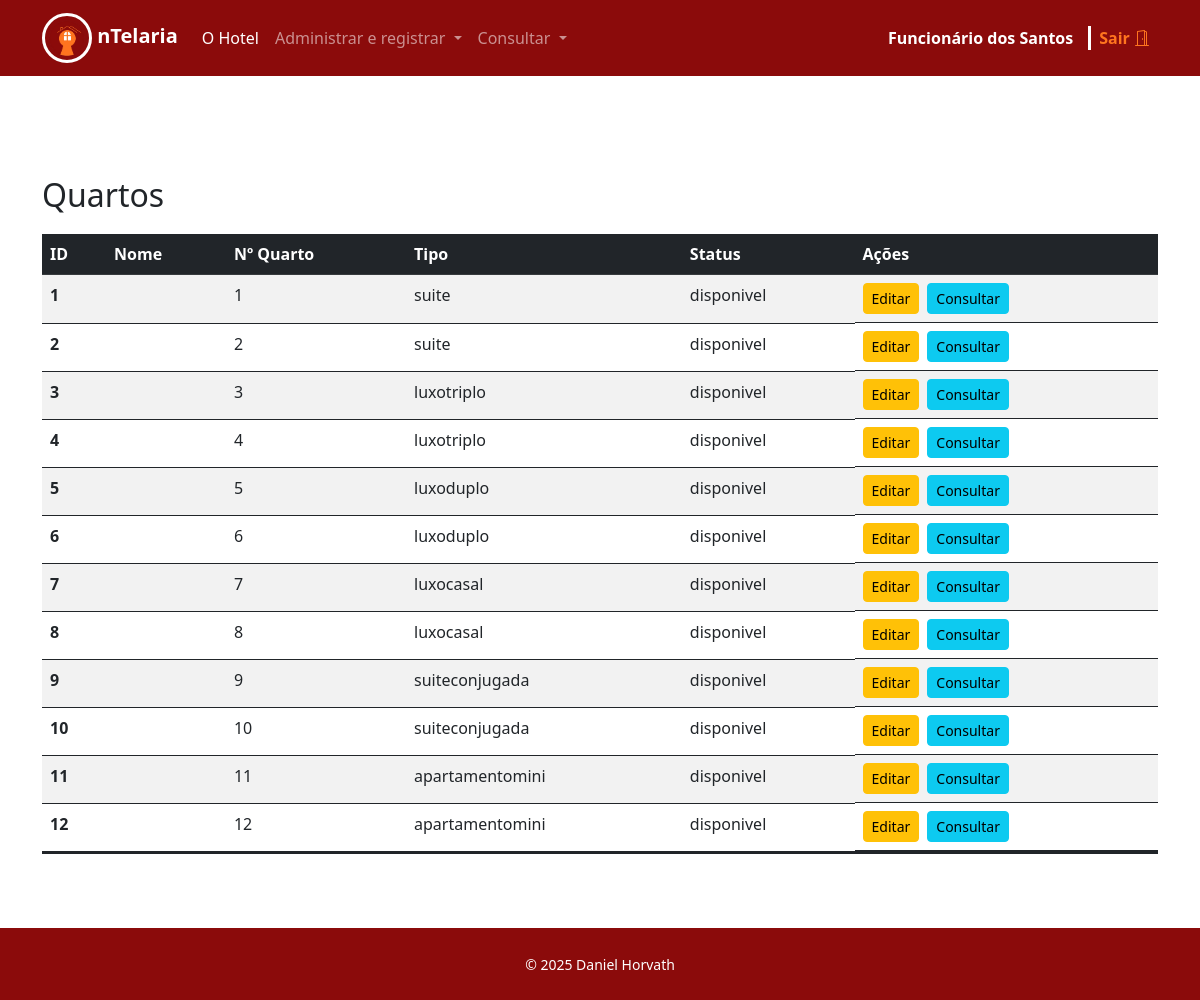
The page /funcionarios/consultarquartos.php (signed in) on the database its author committed.
### tables this page shows
CREATE TABLE quartos (
	id INT PRIMARY KEY AUTO_INCREMENT,
    hospede_id INT NOT NULL,
    numero VARCHAR(10) NOT NULL UNIQUE,
    tipo VARCHAR(50) NOT NULL,
    capacidade INT NOT NULL,
    preco_diaria DECIMAL(10, 2) NOT NULL,
    descricao TEXT,
    status ENUM('disponivel', 'indisponivel', 'manutencao') DEFAULT 'disponivel'
);

### funcionarios/consultarquartos.php (the view, shortened to what this page needs)
<?php
    require("cabecalho.php");
    require("../db/conexao.php");
    try{
        $stmt = $pdo->query("SELECT * FROM quartos");
        $dados = $stmt->fetchAll();
    } catch(\Exception $e){
        echo "Erro: ".$e->getMessage();
    }
?>
<div class="container" style="margin-top: 100px">
    <h2>Quartos</h2>
    <table class="table table-hover table-striped">
        <thead class="table-dark">
            <tr>
                <th scope="col">ID</th>
                <th scope="col">Nome</th>
                <th scope="col">Nº Quarto</th>
                <th scope="col">Tipo</th>
                <th scope="col">Status</th>
                <th scope="col">Ações</th>
            </tr>
        </thead>
        <tbody>
            <?php
                foreach($dados as $d):
            ?>
            <tr>
                <?php
                try{
                    $sql = "SELECT nome FROM hospedes WHERE id = :hospede_id";
                    $stmt = $pdo->prepare($sql);
                    $stmt->bindParam(':hospede_id', $d['hospede_id']);
                        $stmt->execute();
                    $retorno = $stmt->fetch(PDO::FETCH_ASSOC);
                    if($retorno){
                        $nome = $retorno['nome'];
                    }else{
                        $nome = '';
                    }
                }
                catch(Exception $e){
                    echo "Erro ao consultar quartos: ".$e->getMessage();
                }
                ?>
                <td><strong><?= $d['id'] ?></strong></td>
                <td><?= $nome ?></td>
                <td><?= $d['numero'] ?></td>
                <td><?= $d['tipo'] ?></td>
                <td><?= $d['status'] ?></td>
                <td class="d-flex gap-2">
                    <a href="editarquartos.php?id=<?= $d['id'] ?>" class="btn btn-sm btn-warning">Editar</a>
                    <a href="consultarquartos_detalhes.php?id=<?= $d['id'] ?>" class="btn btn-sm btn-info">Consultar</a>
                </td>
            </tr>
            <?php
                endforeach;
            ?>
        </tbody>
    </table>
</div>
<?php
require("rodape.php");
?>

### funcionarios/cabecalho.php (shortened to what this page needs)
<!doctype html>
<html lang="pt-BR">
<head>
<link href="https://cdn.jsdelivr.net/npm/bootstrap@5.3.0/dist/css/bootstrap.min.css" rel="stylesheet">
<link rel="stylesheet" href="https://cdn.jsdelivr.net/npm/bootstrap-icons@1.5.0/font/bootstrap-icons.css">
<link rel="stylesheet" href="https://cdn.jsdelivr.net/npm/bootstrap-icons@1.13.1/font/bootstrap-icons.min.css">
<link href="..\forms_style.css" rel="stylesheet">
</head>
<body>
<nav class="navbar navbar-expand-lg navbar-dark navbar">
  <div class="container">
    <a class="navbar-brand" href="#">
      <span>
        <img src="..\images\ico-transparent.png" style="width: 50px; height: 50px; border: solid 3px white; border-radius: 30px;">
        <strong>nTelaria</strong>
      </span>
    </a>
    <div class="collapse navbar-collapse" id="navbarSupportedContent">
      <ul class="navbar-nav me-auto mb-2 mb-lg-0">
      <li class="nav-item">
          <a class="nav-link active no-print" aria-current="page" href="index.php">O Hotel</a>
      </li>
      <li class="nav-item dropdown no-print">
        <a class="nav-link dropdown-toggle" href="#" id="dropdown1" role="button" data-bs-toggle="dropdown" aria-expanded="false">
          Administrar e registrar
        </a>
      </li>
      <li class="nav-item dropdown no-print">
        <a class="nav-link dropdown-toggle" href="#" id="dropdown1" role="button" data-bs-toggle="dropdown" aria-expanded="false">
          Consultar
        </a>
      </li>
      </ul>
      <ul class="nav navbar-nav navbar-right" style="color: white;">
        <li><p style="padding-right: 15px; margin-top: 15px; border-right: 3px solid white;"><strong><?= $_SESSION['nome'] ?></strong></p></li>
        <li><a href="..\logout.php" class="nav-link active no-print" style="color: #ff751f; padding-top: 15px;"><strong>Sair</strong> <i class="bi bi-door-open"></i></a></li>
      </ul>
    </div>
  </div>
</nav>

### funcionarios/rodape.php (shortened to what this page needs)
<br>
<footer id="fixed-bottom" class="flex py-4 rodape">
    <div class="container text-center">
      <small>© 2025 Daniel Horvath</small>
    </div>
</footer>
  </body>
</html>

### forms_style.css (style rules this page uses)
.navbar { background-color: #8b0b0b; }
.table { margin-top: 20px; margin-bottom: 50px; border-bottom: 3px solid #212529; }
.rodape { background-color: #8b0b0b; color: white; text-align: center; justify-content: center; width: 100%; }

### rows shown on the page
quartos: id "1", numero "1", tipo "suite", status "disponivel"
quartos: id "2", numero "2", tipo "suite", status "disponivel"
quartos: id "3", numero "3", tipo "luxotriplo", status "disponivel"
quartos: id "4", numero "4", tipo "luxotriplo", status "disponivel"
quartos: id "5", numero "5", tipo "luxoduplo", status "disponivel"
quartos: id "6", numero "6", tipo "luxoduplo", status "disponivel"
quartos: id "7", numero "7", tipo "luxocasal", status "disponivel"
quartos: id "8", numero "8", tipo "luxocasal", status "disponivel"
quartos: id "9", numero "9", tipo "suiteconjugada", status "disponivel"
quartos: id "10", numero "10", tipo "suiteconjugada", status "disponivel"
quartos: id "11", numero "11", tipo "apartamentomini", status "disponivel"
quartos: id "12", numero "12", tipo "apartamentomini", status "disponivel"

### other values the page prints
$_SESSION['nome'] "Funcionário dos Santos"
